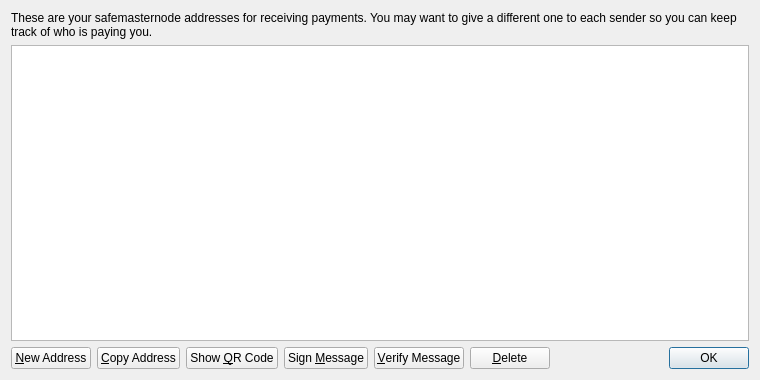
<?xml version="1.0" encoding="UTF-8"?>
<ui version="4.0">
 <class>AddressBookPage</class>
 <widget class="QWidget" name="AddressBookPage">
  <property name="geometry">
   <rect>
    <x>0</x>
    <y>0</y>
    <width>760</width>
    <height>380</height>
   </rect>
  </property>
  <property name="windowTitle">
   <string>Address Book</string>
  </property>
  <layout class="QVBoxLayout" name="verticalLayout">
   <item>
    <widget class="QLabel" name="labelExplanation">
     <property name="text">
      <string>These are your safemasternode addresses for receiving payments. You may want to give a different one to each sender so you can keep track of who is paying you.</string>
     </property>
     <property name="textFormat">
      <enum>Qt::PlainText</enum>
     </property>
     <property name="wordWrap">
      <bool>true</bool>
     </property>
    </widget>
   </item>
   <item>
    <widget class="QTableView" name="tableView">
     <property name="contextMenuPolicy">
      <enum>Qt::CustomContextMenu</enum>
     </property>
     <property name="toolTip">
      <string>Double-click to edit address or label</string>
     </property>
     <property name="tabKeyNavigation">
      <bool>false</bool>
     </property>
     <property name="selectionMode">
      <enum>QAbstractItemView::SingleSelection</enum>
     </property>
     <property name="selectionBehavior">
      <enum>QAbstractItemView::SelectRows</enum>
     </property>
     <property name="sortingEnabled">
      <bool>true</bool>
     </property>
     <attribute name="verticalHeaderVisible">
      <bool>false</bool>
     </attribute>
    </widget>
   </item>
   <item>
    <layout class="QHBoxLayout" name="horizontalLayout">
     <item>
      <widget class="QPushButton" name="newAddressButton">
       <property name="toolTip">
        <string>Create a new address</string>
       </property>
       <property name="text">
        <string>&amp;New Address</string>
       </property>
      </widget>
     </item>
     <item>
      <widget class="QPushButton" name="copyToClipboard">
       <property name="toolTip">
        <string>Copy the currently selected address to the system clipboard</string>
       </property>
       <property name="text">
        <string>&amp;Copy Address</string>
       </property>
      </widget>
     </item>
     <item>
      <widget class="QPushButton" name="showQRCode">
       <property name="text">
        <string>Show &amp;QR Code</string>
       </property>
      </widget>
     </item>
     <item>
      <widget class="QPushButton" name="signMessage">
       <property name="toolTip">
        <string>Sign a message to prove you own a safemasternode address</string>
       </property>
       <property name="text">
        <string>Sign &amp;Message</string>
       </property>
      </widget>
     </item>
     <item>
      <widget class="QPushButton" name="verifyMessage">
       <property name="toolTip">
        <string>Verify a message to ensure it was signed with a specified safemasternode address</string>
       </property>
       <property name="text">
        <string>&amp;Verify Message</string>
       </property>
      </widget>
     </item>
     <item>
      <widget class="QPushButton" name="deleteButton">
       <property name="toolTip">
        <string>Delete the currently selected address from the list</string>
       </property>
       <property name="text">
        <string>&amp;Delete</string>
       </property>
      </widget>
     </item>
     <item>
      <spacer name="horizontalSpacer">
       <property name="orientation">
        <enum>Qt::Horizontal</enum>
       </property>
       <property name="sizeHint" stdset="0">
        <size>
         <width>40</width>
         <height>20</height>
        </size>
       </property>
      </spacer>
     </item>
     <item>
      <widget class="QDialogButtonBox" name="buttonBox">
       <property name="sizePolicy">
        <sizepolicy hsizetype="Maximum" vsizetype="Fixed">
         <horstretch>0</horstretch>
         <verstretch>0</verstretch>
        </sizepolicy>
       </property>
       <property name="standardButtons">
        <set>QDialogButtonBox::Ok</set>
       </property>
      </widget>
     </item>
    </layout>
   </item>
  </layout>
 </widget>
 <resources>
  <include location="../safemasternode.qrc"/>
 </resources>
 <connections/>
</ui>
